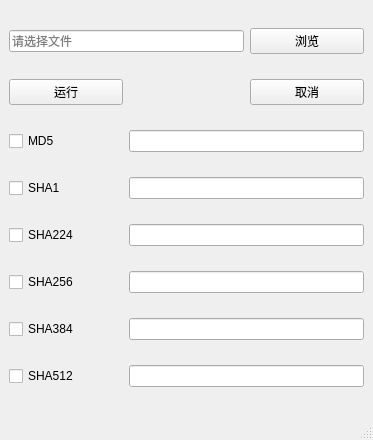
<?xml version="1.0" encoding="UTF-8"?>
<ui version="4.0">
 <class>MainWindow</class>
 <widget class="QMainWindow" name="MainWindow">
  <property name="geometry">
   <rect>
    <x>0</x>
    <y>0</y>
    <width>373</width>
    <height>440</height>
   </rect>
  </property>
  <property name="acceptDrops">
   <bool>true</bool>
  </property>
  <property name="windowTitle">
   <string>hash_lyh</string>
  </property>
  <widget class="QWidget" name="centralwidget">
   <layout class="QGridLayout" name="gridLayout">
    <item row="0" column="0" colspan="2">
     <widget class="QLineEdit" name="lineEdit">
      <property name="enabled">
       <bool>true</bool>
      </property>
      <property name="readOnly">
       <bool>true</bool>
      </property>
      <property name="placeholderText">
       <string>请选择文件</string>
      </property>
     </widget>
    </item>
    <item row="0" column="2">
     <widget class="QPushButton" name="pushButton">
      <property name="text">
       <string>浏览</string>
      </property>
     </widget>
    </item>
    <item row="1" column="0">
     <widget class="QPushButton" name="pushButton_2">
      <property name="text">
       <string>运行</string>
      </property>
     </widget>
    </item>
    <item row="1" column="2">
     <widget class="QPushButton" name="pushButton_3">
      <property name="text">
       <string>取消</string>
      </property>
     </widget>
    </item>
    <item row="2" column="0">
     <widget class="QCheckBox" name="checkBox">
      <property name="text">
       <string>MD5</string>
      </property>
     </widget>
    </item>
    <item row="2" column="1" colspan="2">
     <widget class="QLineEdit" name="lineEdit_2">
      <property name="readOnly">
       <bool>true</bool>
      </property>
     </widget>
    </item>
    <item row="3" column="0">
     <widget class="QCheckBox" name="checkBox_2">
      <property name="text">
       <string>SHA1</string>
      </property>
     </widget>
    </item>
    <item row="3" column="1" colspan="2">
     <widget class="QLineEdit" name="lineEdit_3">
      <property name="readOnly">
       <bool>true</bool>
      </property>
     </widget>
    </item>
    <item row="4" column="0">
     <widget class="QCheckBox" name="checkBox_3">
      <property name="text">
       <string>SHA224</string>
      </property>
     </widget>
    </item>
    <item row="4" column="1" colspan="2">
     <widget class="QLineEdit" name="lineEdit_4">
      <property name="readOnly">
       <bool>true</bool>
      </property>
     </widget>
    </item>
    <item row="5" column="0">
     <widget class="QCheckBox" name="checkBox_4">
      <property name="text">
       <string>SHA256</string>
      </property>
     </widget>
    </item>
    <item row="5" column="1" colspan="2">
     <widget class="QLineEdit" name="lineEdit_5">
      <property name="readOnly">
       <bool>true</bool>
      </property>
     </widget>
    </item>
    <item row="6" column="0">
     <widget class="QCheckBox" name="checkBox_5">
      <property name="text">
       <string>SHA384</string>
      </property>
     </widget>
    </item>
    <item row="6" column="1" colspan="2">
     <widget class="QLineEdit" name="lineEdit_6">
      <property name="readOnly">
       <bool>true</bool>
      </property>
     </widget>
    </item>
    <item row="7" column="0">
     <widget class="QCheckBox" name="checkBox_6">
      <property name="text">
       <string>SHA512</string>
      </property>
     </widget>
    </item>
    <item row="7" column="1" colspan="2">
     <widget class="QLineEdit" name="lineEdit_7">
      <property name="readOnly">
       <bool>true</bool>
      </property>
     </widget>
    </item>
   </layout>
  </widget>
  <widget class="QMenuBar" name="menubar">
   <property name="geometry">
    <rect>
     <x>0</x>
     <y>0</y>
     <width>373</width>
     <height>22</height>
    </rect>
   </property>
  </widget>
  <widget class="QStatusBar" name="statusbar"/>
 </widget>
 <resources/>
 <connections/>
</ui>
